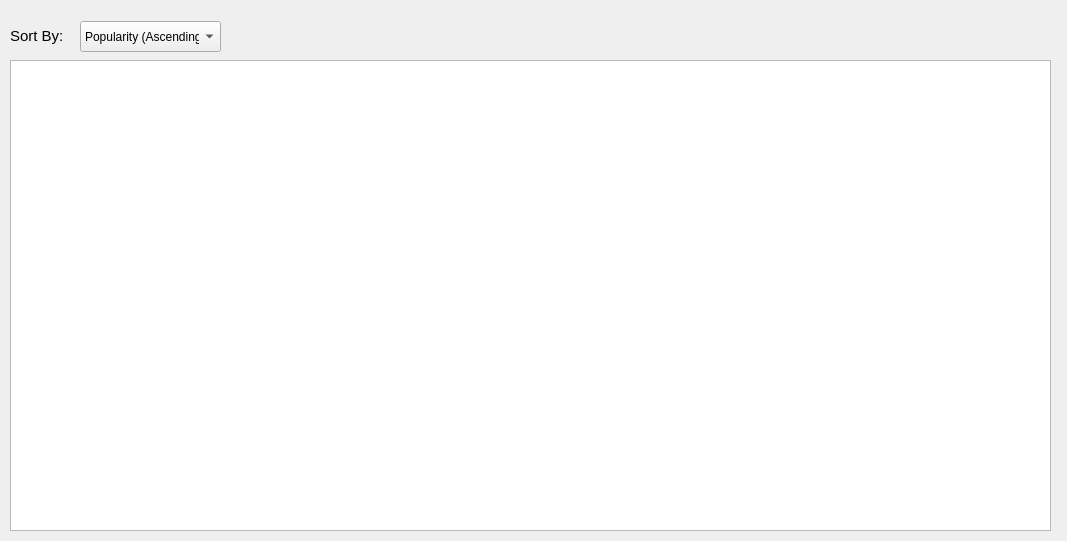
<?xml version="1.0" encoding="UTF-8"?>
<ui version="4.0">
 <class>Statistics</class>
 <widget class="QDialog" name="Statistics">
  <property name="geometry">
   <rect>
    <x>0</x>
    <y>0</y>
    <width>1067</width>
    <height>541</height>
   </rect>
  </property>
  <property name="minimumSize">
   <size>
    <width>1067</width>
    <height>541</height>
   </size>
  </property>
  <property name="maximumSize">
   <size>
    <width>1067</width>
    <height>541</height>
   </size>
  </property>
  <property name="windowTitle">
   <string>Dialog</string>
  </property>
  <widget class="QTableWidget" name="twStatistics">
   <property name="geometry">
    <rect>
     <x>10</x>
     <y>60</y>
     <width>1041</width>
     <height>471</height>
    </rect>
   </property>
   <property name="editTriggers">
    <set>QAbstractItemView::NoEditTriggers</set>
   </property>
   <property name="selectionMode">
    <enum>QAbstractItemView::SingleSelection</enum>
   </property>
   <property name="selectionBehavior">
    <enum>QAbstractItemView::SelectRows</enum>
   </property>
  </widget>
  <widget class="QLabel" name="lblSort">
   <property name="geometry">
    <rect>
     <x>10</x>
     <y>20</y>
     <width>91</width>
     <height>31</height>
    </rect>
   </property>
   <property name="font">
    <font>
     <pointsize>11</pointsize>
    </font>
   </property>
   <property name="text">
    <string>Sort By:</string>
   </property>
  </widget>
  <widget class="QComboBox" name="cbSort">
   <property name="geometry">
    <rect>
     <x>80</x>
     <y>21</y>
     <width>141</width>
     <height>31</height>
    </rect>
   </property>
   <item>
    <property name="text">
     <string>Popularity (Ascending)</string>
    </property>
   </item>
   <item>
    <property name="text">
     <string>Popularity (Descending)</string>
    </property>
   </item>
  </widget>
 </widget>
 <resources/>
 <connections/>
</ui>
